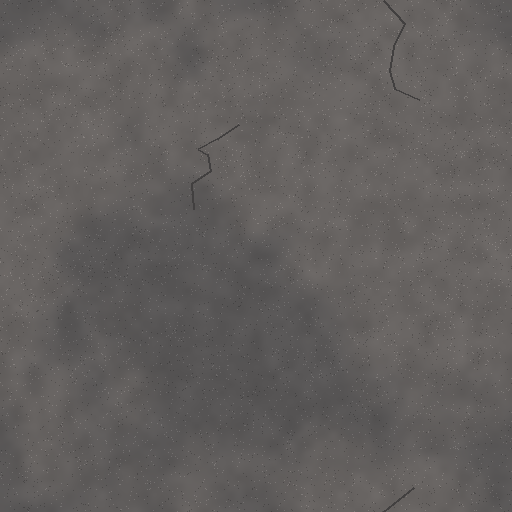
#> input picture tools/out/ground/asphalt.png, 512 x 512 px, given in place of lawn.png, which was not available
$ python build_art.py out/ground/asphalt.png
#> lines starting #> are read from the running program, lines starting #| are printed output that depends on the picture
#!/usr/bin/env python3
"""Builds the art embedded in play.html:
   - one 2048x2048 texture atlas of the ground and indoor tiles painted by tools/paint_ground.py (run that first)
   - one strip of HUD item icons (from design/afterstreet_handoff)
   - the built-in downtown Springfield map in the game's compact map format
Writes tools/out/{atlas.png,icons.png,springfield.lbmap.json}. Run tools/write_assets.py afterwards."""
import json, os, sys
S = 2 if 'full' in sys.argv[1:] else 1   # 'full' builds a 4096 px atlas for computers; the default 2048 px one is for phones
from PIL import Image, ImageChops
SRC = os.path.join(os.path.dirname(__file__), '..', 'design', 'afterstreet_handoff')
OUT = os.path.join(os.path.dirname(__file__), 'out', 'full' if S == 2 else 'lite'); os.makedirs(OUT, exist_ok=True)
T = os.path.join(SRC, 'textures')
GD = os.path.join(os.path.dirname(__file__), 'out', 'ground')   # painted in code by tools/paint_ground.py
# big 512 px slots: the four terrain layers (their alpha is a height map for blending), road lanes; the rest are spare
BIG = ['lawn', 'meadow', 'earth', 'rock', None, None, None, None, None, None, None, 'lanes']
# small 256 px slots, numbered from 12 in the game (see TX in play.html)
SMALL = ['gravel', None, None, 'asphalt', 'sidewalk', 'grass', 'dirt', 'water', 'floortile', 'wallpaper', 'wood']
G = 4*S  # gutter in pixels, filled with wrapped texture so tiling does not bleed
def tile(name, size):
#> called with name = 'lawn', size = 512
    im = Image.open(os.path.join(GD, name + '.png')).convert('RGBA')
#> im is the input picture: PIL image 512x512 RGBA; mean R, G, B, A 98.3, 94.9, 93.6, 255
    c = size - 2*G; rgba = im.resize((c, c), Image.LANCZOS)
    out = Image.new('RGBA', (size, size))
#> out: PIL image 512x512 RGBA; every value is 0
    for ox in (-c, 0, c):
        for oy in (-c, 0, c): out.paste(rgba, (G + ox, G + oy))
    return out
atlas = Image.new('RGBA', (2048*S, 2048*S), (128, 128, 128, 255))
for i, n in enumerate(BIG):
    if n: atlas.paste(tile(n, 512*S), ((i % 4)*512*S, (i//4)*512*S))
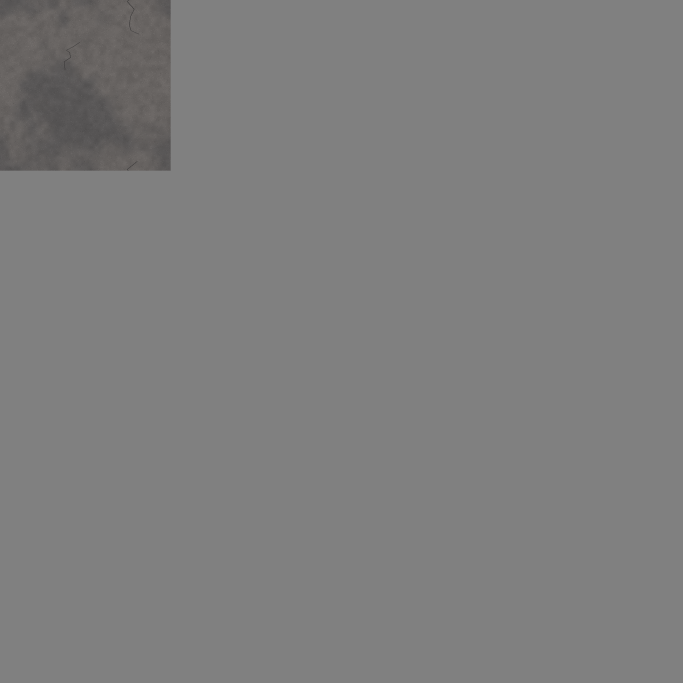
#> atlas: PIL image 2048x2048 RGBA (shown at 1/3 size); mean R, G, B, A 126.1, 125.9, 125.8, 255
#> pass 2 of the loop `for i, n in enumerate(BIG):`:
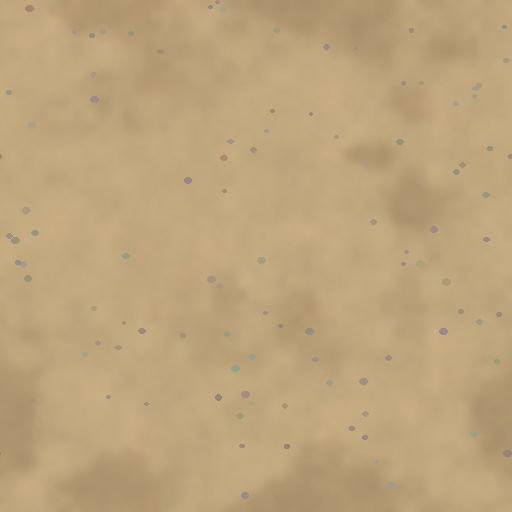
#> input picture tools/out/ground/dirt.png, 512 x 512 px, given in place of meadow.png, which was not available
#> in tile, im is the input picture: PIL image 512x512 RGBA; mean R, G, B, A 189.3, 163.7, 123.1, 255
#> `if n: atlas.paste(tile(n, 512*S), ((i % 4)*512*S, (i//4)*512*S))`:
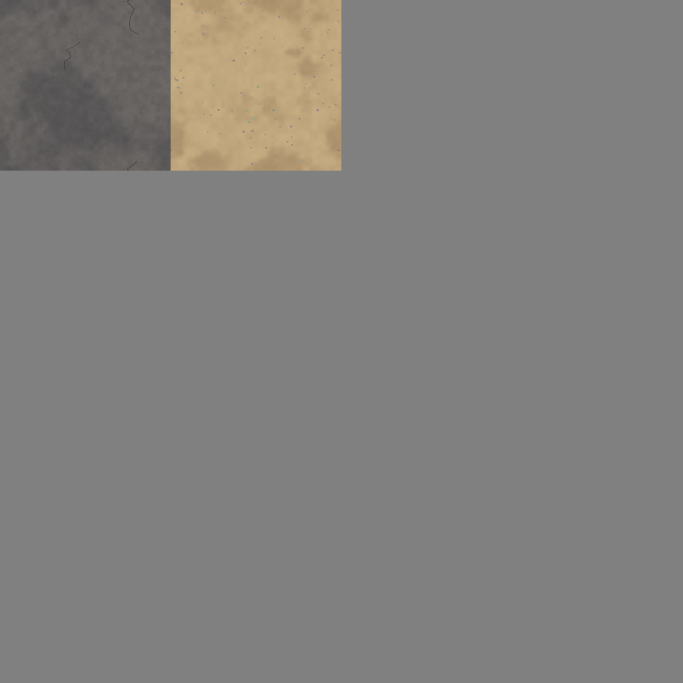
#> atlas: PIL image 2048x2048 RGBA (shown at 1/3 size); mean R, G, B, A 130, 128.2, 125.5, 255
#> pass 3 of the loop `for i, n in enumerate(BIG):`:
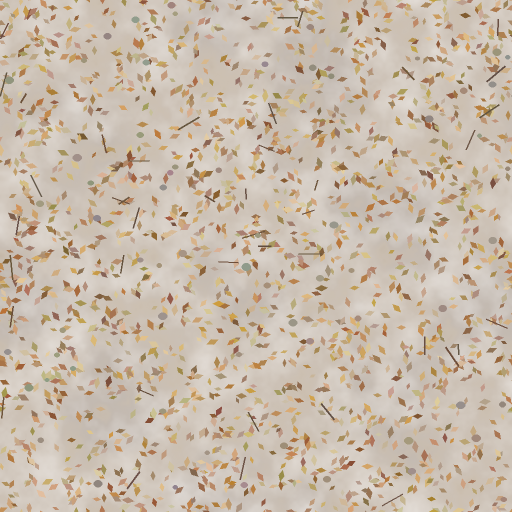
#> input picture tools/out/ground/earth.png, 1024 x 1024 px (shown at 1/2 size)
#> in tile, im is the input picture: PIL image 1024x1024 RGBA; mean R, G, B, A 126.7, 96.5, 63.5, 109.3
#> after the loop in tile (call 3), `for ox in (-c, 0, c):`:
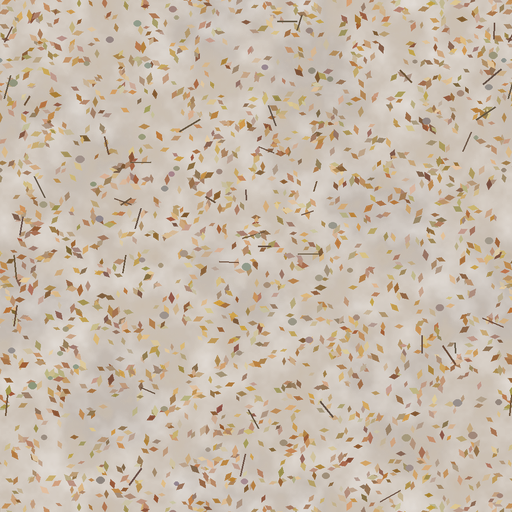
#> out: PIL image 512x512 RGBA; mean R, G, B, A 126.7, 96.4, 63, 109.3; transparent parts drawn white
#> `if n: atlas.paste(tile(n, 512*S), ((i % 4)*512*S, (i//4)*512*S))`:
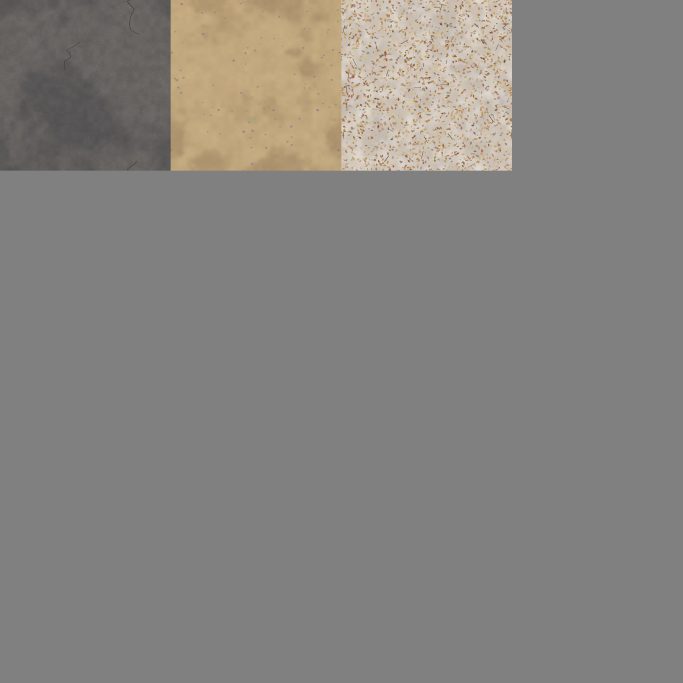
#> atlas: PIL image 2048x2048 RGBA (shown at 1/3 size); mean R, G, B, A 129.9, 126.2, 121.5, 245.9; transparent parts drawn white
#> (the run stopped early here; a loop or call above may not have finished)
